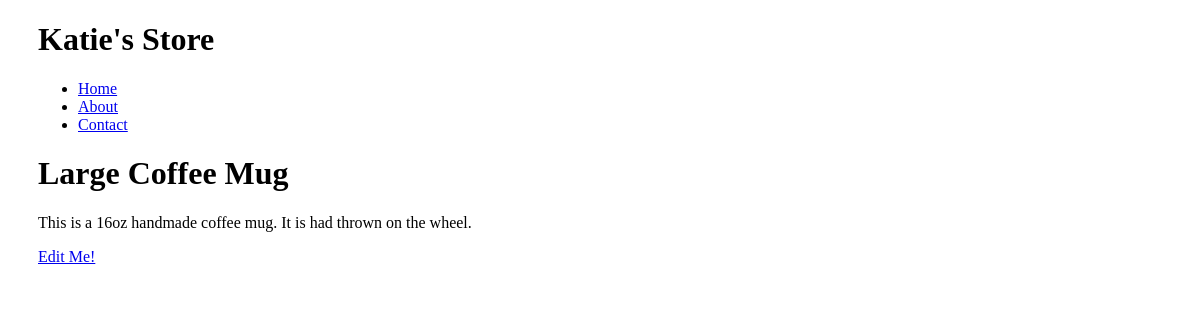
The app's page /items/large-coffee-mug/ with its own data.
### collection/models.py (models this page shows)
class Item(models.Model):
    name = models.CharField(max_length=255)
    description = models.TextField()
    slug = models.SlugField(unique=True)

### collection/views.py (the view)
# urls.py: url(r'^items/(?P<slug>[-\w]+)/$', views.item_detail, name='item_detail'),
def item_detail(request, slug):
    item = Item.objects.get(slug=slug)
    return render(request, 'items/item_detail.html', {'item': item},)

### collection/templates/items/item_detail.html (shortened to what this page needs)
{% extends 'base.html' %}
{% block content %}
  <h1>{{ item.name }}</h1>
  <p>{{ item.description }}</p>
  <a href="{% url 'edit_item' slug=item.slug %}">
    Edit Me!
  </a>
{% endblock content %}

### collection/static/css/style.css (style rules this page uses)
body { padding-left: 30px; }
h1, h2, h3, h4 { font-family: 'Lobster', cursive; }

### records on screen
Item: name "Large Coffee Mug", description "This is a 16oz handmade coffee mug. It is had thrown on the wheel."
